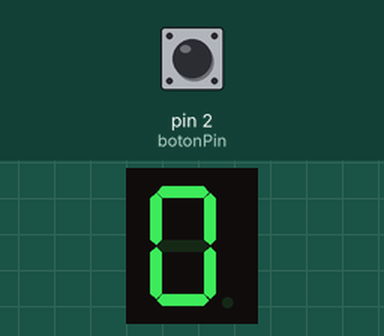
This sketch was run on a simulated Arduino Uno, built with avr-gcc and run on an emulated ATmega328P. Parts: 1-digit seven-segment display. Wiring (inferred from the names in the program): 1-digit 7-segment display, segments lit when LOW: segments pin 3, pin 4, pin 5, pin 6, pin 7, pin 8, pin 9. The inputs (shaded band) are chosen by the test bench; at power-on: pin 2 (botonPin) LOW. The segment pins are drawn as the display they are named for.

Above: at 1.2 s.
1.3 s: pin 2 (botonPin) pulled HIGH for 0.15 s
At 2.0 s:
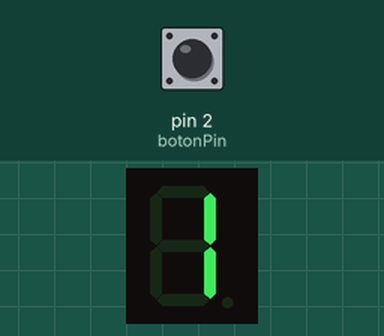
2.9 s: pin 2 (botonPin) pulled HIGH for 1 s
At 3.2 s:
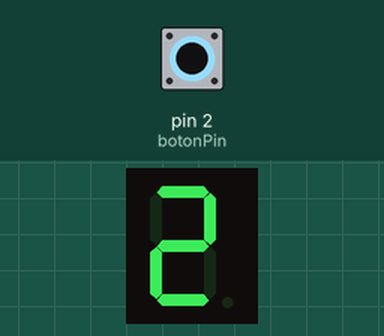
5.4 s: pin 2 (botonPin) pulled HIGH for 0.15 s
At 6.3 s:
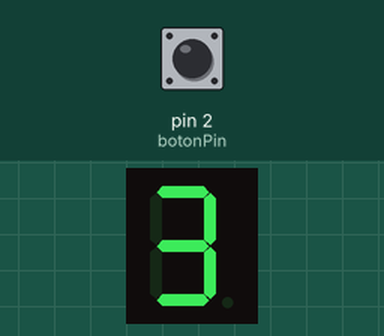
7.0 s: pin 2 (botonPin) pulled HIGH for 3.2 s
At 7.5 s:
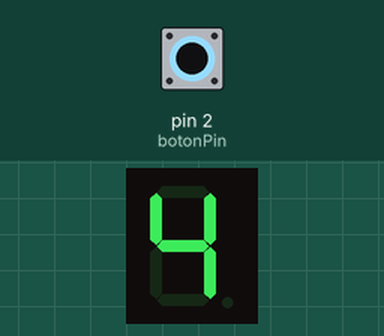
11.7 s: pin 2 (botonPin) pulled HIGH for 0.15 s
At 12.3 s:
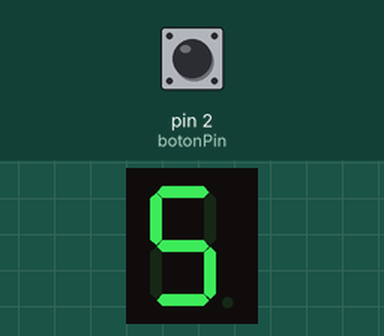
13.3 s: pin 2 (botonPin) pulled HIGH for 1 s
At 14.7 s:
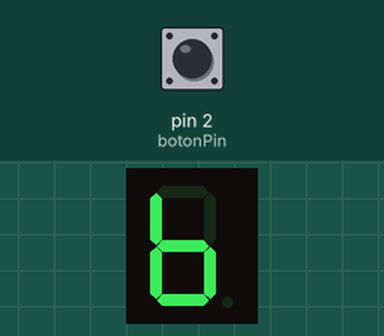
Timing chart, 0 to 16.3 s (numbered marks = the images above; inputs shaded):
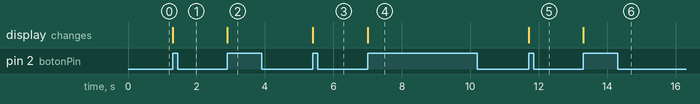

The sketch:

Contador_pulsador.ino
```cpp
//PINES BOTON
const int botonPin = 2;

//PINES DISPLAY
const int displayPins[] = {3, 4, 5, 6, 7, 8, 9, 10};

int buttonState = 0;
int lastButtonState = 0;

int contador = 0;

//Función que contiene la codificación del display

void actualizarDisplay() {

  int numeros[10][7] = {
  //{a, b, c, d, e, f, g}
    {0, 0, 0, 0, 0, 0, 1}, // 0
    {1, 0, 0, 1, 1, 1, 1}, // 1
    {0, 0, 1, 0, 0, 1, 0}, // 2
    {0, 0, 0, 0, 1, 1, 0}, // 3
    {1, 0, 0, 1, 1, 0, 0}, // 4
    {0, 1, 0, 0, 1, 0, 0}, // 5
    {1, 1, 0, 0, 0, 0, 0}, // 6
    {0, 0, 0, 1, 1, 1, 1}, // 7
    {0, 0, 0, 0, 0, 0, 0}, // 8
    {0, 0, 0, 1, 1, 0, 0}, // 9
  };

  for (int i = 0; i < 7; i++) {
    digitalWrite(displayPins[i], numeros[contador][i]);
  }
}

void setup() {

  //Inicializar pines display

  for (int i = 0; i < 7; i++) {
    pinMode(displayPins[i], OUTPUT);
  }

  //Inicializar boton e imprimir primer valor display
  pinMode(botonPin, INPUT);
  actualizarDisplay();
}

void loop() {

buttonState = digitalRead(botonPin); //Leer estado del botón

  //Incrementar contados si se pulsa el botón
  if (buttonState != lastButtonState)
  {
    if (buttonState == HIGH) {

      contador++;
      if (contador > 9) {
        contador = 0;
      }
      actualizarDisplay();
      delay(250);
    }
    lastButtonState = buttonState;
  }

}
```

Measured:
- after the input at 1.3 s, the display: changes at once (image 1)
- after the input at 2.9 s, the display: changes at once (image 2)
- after the input at 5.4 s, the display: changes at once (image 3)
- after the input at 7.0 s, the display: changes at once (image 4)
- after the input at 11.7 s, the display: changes at once (image 5)
- after the input at 13.3 s, the display: changes at once (image 6)
